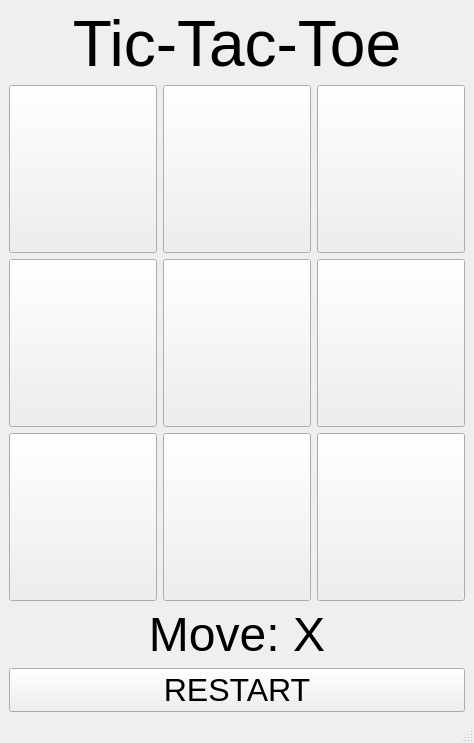
<?xml version="1.0" encoding="UTF-8"?>
<ui version="4.0">
 <class>MainWindow</class>
 <widget class="QMainWindow" name="MainWindow">
  <property name="geometry">
   <rect>
    <x>0</x>
    <y>0</y>
    <width>474</width>
    <height>743</height>
   </rect>
  </property>
  <property name="windowTitle">
   <string>Tic-Tac-Toe</string>
  </property>
  <widget class="QWidget" name="centralwidget">
   <layout class="QGridLayout" name="gridLayout">
    <item row="2" column="0">
     <widget class="QPushButton" name="square_10">
      <property name="sizePolicy">
       <sizepolicy hsizetype="Fixed" vsizetype="Fixed">
        <horstretch>100</horstretch>
        <verstretch>100</verstretch>
       </sizepolicy>
      </property>
      <property name="minimumSize">
       <size>
        <width>100</width>
        <height>100</height>
       </size>
      </property>
      <property name="maximumSize">
       <size>
        <width>500</width>
        <height>500</height>
       </size>
      </property>
      <property name="font">
       <font>
        <pointsize>72</pointsize>
       </font>
      </property>
      <property name="text">
       <string/>
      </property>
      <attribute name="buttonGroup">
       <string notr="true">squares</string>
      </attribute>
     </widget>
    </item>
    <item row="2" column="1">
     <widget class="QPushButton" name="square_11">
      <property name="sizePolicy">
       <sizepolicy hsizetype="Fixed" vsizetype="Fixed">
        <horstretch>100</horstretch>
        <verstretch>100</verstretch>
       </sizepolicy>
      </property>
      <property name="minimumSize">
       <size>
        <width>100</width>
        <height>100</height>
       </size>
      </property>
      <property name="maximumSize">
       <size>
        <width>500</width>
        <height>500</height>
       </size>
      </property>
      <property name="font">
       <font>
        <pointsize>72</pointsize>
       </font>
      </property>
      <property name="text">
       <string/>
      </property>
      <attribute name="buttonGroup">
       <string notr="true">squares</string>
      </attribute>
     </widget>
    </item>
    <item row="1" column="2">
     <widget class="QPushButton" name="square_02">
      <property name="sizePolicy">
       <sizepolicy hsizetype="Fixed" vsizetype="Fixed">
        <horstretch>100</horstretch>
        <verstretch>100</verstretch>
       </sizepolicy>
      </property>
      <property name="minimumSize">
       <size>
        <width>100</width>
        <height>100</height>
       </size>
      </property>
      <property name="maximumSize">
       <size>
        <width>500</width>
        <height>500</height>
       </size>
      </property>
      <property name="font">
       <font>
        <pointsize>72</pointsize>
       </font>
      </property>
      <property name="text">
       <string/>
      </property>
      <attribute name="buttonGroup">
       <string notr="true">squares</string>
      </attribute>
     </widget>
    </item>
    <item row="3" column="2">
     <widget class="QPushButton" name="square_22">
      <property name="sizePolicy">
       <sizepolicy hsizetype="Fixed" vsizetype="Fixed">
        <horstretch>100</horstretch>
        <verstretch>100</verstretch>
       </sizepolicy>
      </property>
      <property name="minimumSize">
       <size>
        <width>100</width>
        <height>100</height>
       </size>
      </property>
      <property name="maximumSize">
       <size>
        <width>500</width>
        <height>500</height>
       </size>
      </property>
      <property name="font">
       <font>
        <pointsize>72</pointsize>
       </font>
      </property>
      <property name="text">
       <string/>
      </property>
      <attribute name="buttonGroup">
       <string notr="true">squares</string>
      </attribute>
     </widget>
    </item>
    <item row="1" column="0">
     <widget class="QPushButton" name="square_00">
      <property name="sizePolicy">
       <sizepolicy hsizetype="Fixed" vsizetype="Fixed">
        <horstretch>100</horstretch>
        <verstretch>100</verstretch>
       </sizepolicy>
      </property>
      <property name="minimumSize">
       <size>
        <width>100</width>
        <height>100</height>
       </size>
      </property>
      <property name="maximumSize">
       <size>
        <width>500</width>
        <height>500</height>
       </size>
      </property>
      <property name="font">
       <font>
        <pointsize>72</pointsize>
       </font>
      </property>
      <property name="text">
       <string/>
      </property>
      <attribute name="buttonGroup">
       <string notr="true">squares</string>
      </attribute>
     </widget>
    </item>
    <item row="4" column="0" colspan="3">
     <widget class="QLabel" name="move_label">
      <property name="maximumSize">
       <size>
        <width>16777215</width>
        <height>70</height>
       </size>
      </property>
      <property name="font">
       <font>
        <pointsize>36</pointsize>
       </font>
      </property>
      <property name="text">
       <string>Move: X</string>
      </property>
      <property name="alignment">
       <set>Qt::AlignCenter</set>
      </property>
     </widget>
    </item>
    <item row="0" column="0" colspan="3">
     <widget class="QLabel" name="title">
      <property name="maximumSize">
       <size>
        <width>16777215</width>
        <height>70</height>
       </size>
      </property>
      <property name="font">
       <font>
        <pointsize>48</pointsize>
       </font>
      </property>
      <property name="text">
       <string>Tic-Tac-Toe</string>
      </property>
      <property name="alignment">
       <set>Qt::AlignCenter</set>
      </property>
     </widget>
    </item>
    <item row="1" column="1">
     <widget class="QPushButton" name="square_01">
      <property name="sizePolicy">
       <sizepolicy hsizetype="Fixed" vsizetype="Fixed">
        <horstretch>100</horstretch>
        <verstretch>100</verstretch>
       </sizepolicy>
      </property>
      <property name="minimumSize">
       <size>
        <width>100</width>
        <height>100</height>
       </size>
      </property>
      <property name="maximumSize">
       <size>
        <width>500</width>
        <height>500</height>
       </size>
      </property>
      <property name="font">
       <font>
        <pointsize>72</pointsize>
       </font>
      </property>
      <property name="text">
       <string/>
      </property>
      <attribute name="buttonGroup">
       <string notr="true">squares</string>
      </attribute>
     </widget>
    </item>
    <item row="3" column="0">
     <widget class="QPushButton" name="square_20">
      <property name="sizePolicy">
       <sizepolicy hsizetype="Fixed" vsizetype="Fixed">
        <horstretch>100</horstretch>
        <verstretch>100</verstretch>
       </sizepolicy>
      </property>
      <property name="minimumSize">
       <size>
        <width>100</width>
        <height>100</height>
       </size>
      </property>
      <property name="maximumSize">
       <size>
        <width>500</width>
        <height>500</height>
       </size>
      </property>
      <property name="font">
       <font>
        <pointsize>72</pointsize>
       </font>
      </property>
      <property name="text">
       <string/>
      </property>
      <attribute name="buttonGroup">
       <string notr="true">squares</string>
      </attribute>
     </widget>
    </item>
    <item row="3" column="1">
     <widget class="QPushButton" name="square_21">
      <property name="sizePolicy">
       <sizepolicy hsizetype="Fixed" vsizetype="Fixed">
        <horstretch>100</horstretch>
        <verstretch>100</verstretch>
       </sizepolicy>
      </property>
      <property name="minimumSize">
       <size>
        <width>100</width>
        <height>100</height>
       </size>
      </property>
      <property name="maximumSize">
       <size>
        <width>500</width>
        <height>500</height>
       </size>
      </property>
      <property name="font">
       <font>
        <pointsize>72</pointsize>
       </font>
      </property>
      <property name="text">
       <string/>
      </property>
      <attribute name="buttonGroup">
       <string notr="true">squares</string>
      </attribute>
     </widget>
    </item>
    <item row="2" column="2">
     <widget class="QPushButton" name="square_12">
      <property name="sizePolicy">
       <sizepolicy hsizetype="Fixed" vsizetype="Fixed">
        <horstretch>100</horstretch>
        <verstretch>100</verstretch>
       </sizepolicy>
      </property>
      <property name="minimumSize">
       <size>
        <width>100</width>
        <height>100</height>
       </size>
      </property>
      <property name="maximumSize">
       <size>
        <width>500</width>
        <height>500</height>
       </size>
      </property>
      <property name="font">
       <font>
        <pointsize>72</pointsize>
       </font>
      </property>
      <property name="text">
       <string/>
      </property>
      <attribute name="buttonGroup">
       <string notr="true">squares</string>
      </attribute>
     </widget>
    </item>
    <item row="5" column="0" colspan="3">
     <widget class="QPushButton" name="reset">
      <property name="font">
       <font>
        <pointsize>24</pointsize>
       </font>
      </property>
      <property name="text">
       <string>RESTART</string>
      </property>
     </widget>
    </item>
   </layout>
  </widget>
  <widget class="QStatusBar" name="statusbar"/>
  <widget class="QMenuBar" name="menubar">
   <property name="geometry">
    <rect>
     <x>0</x>
     <y>0</y>
     <width>474</width>
     <height>30</height>
    </rect>
   </property>
  </widget>
 </widget>
 <resources/>
 <connections/>
 <buttongroups>
  <buttongroup name="squares"/>
 </buttongroups>
</ui>
